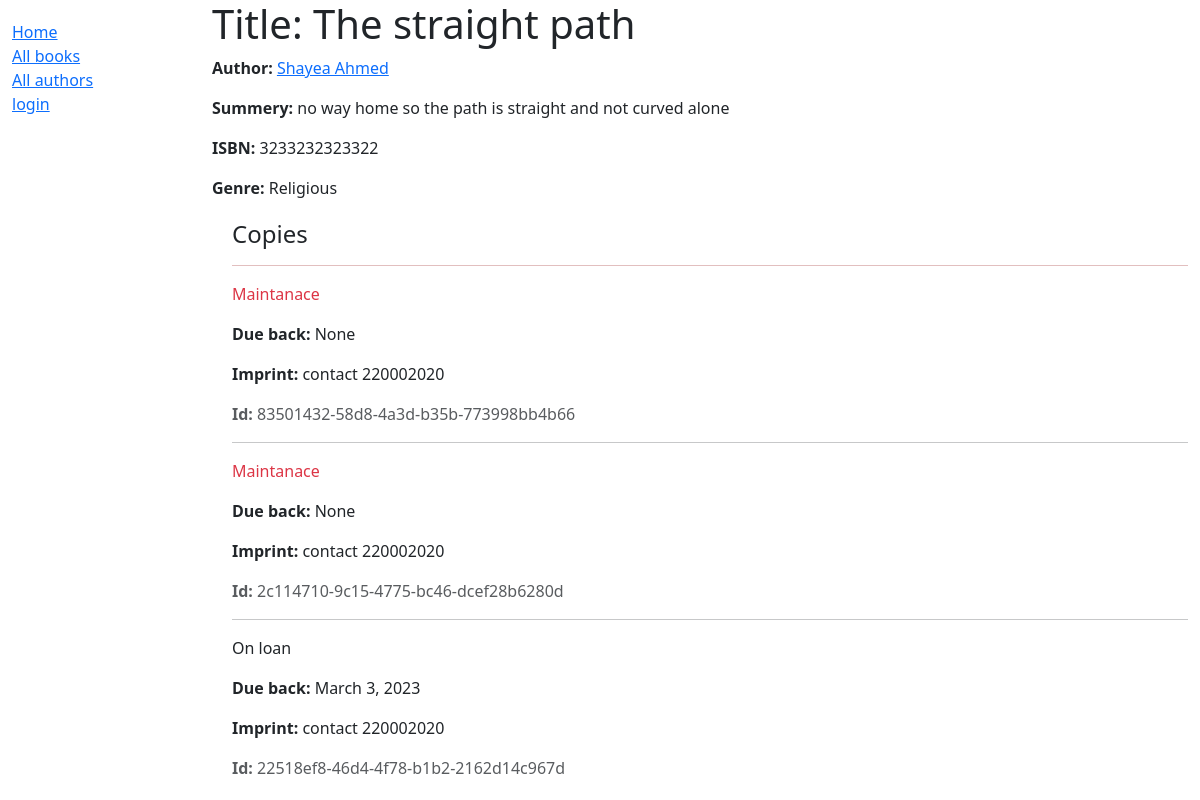
The app's page /catalog/book/1, older data.
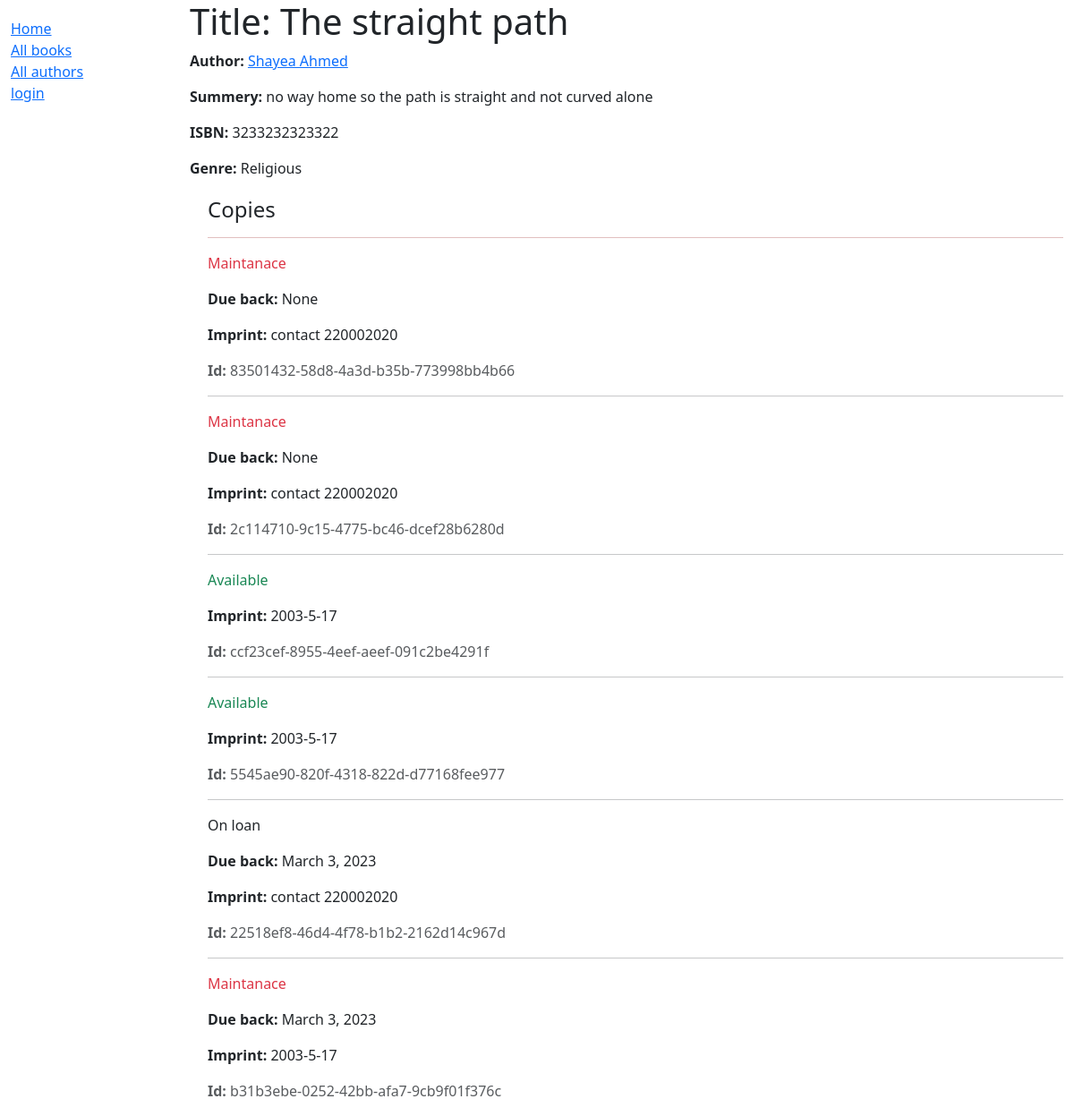
The same page, newer data.
### catalog/models.py (models this page shows, shortened)
class Book(models.Model):
    title = models.CharField(max_length=200)
    author = models.ForeignKey("Author", on_delete=models.SET_NULL, null=True)
    summery = models.TextField(
        max_length=1000, help_text="Enter a brief description about the book"
    )
    isbn = models.CharField(
        "ISBN",
        max_length=13,
        help_text='ISBN 13 character <a href="https://www.isbn-international.org/content/what-isbn">ISBN number</a>',
    )
    genre = models.ManyToManyField(Genre, help_text="Select genre for this book")
    language = models.ForeignKey("Language", on_delete=models.SET_NULL, null=True)
    def display_genre(self):
        """ create a string representing the first three genre if any"""
        return ", ".join(genre.name for genre in self.genre.all()[:3])
    display_genre.short_description = "Genre"

class Author(models.Model):
    first_name = models.CharField(max_length=100)
    last_name = models.CharField(max_length=100)
    date_of_birth = models.DateField(null=True, blank=True)
    date_of_death = models.DateField("Died", null=True, blank=True)
    class Meta:
        ordering = ["last_name", "first_name"]
    def __str__(self):
        return f"{self.last_name} {self.first_name}"
    def get_absolute_url(self):
        return reverse("author-detail", args=[str(self.id)])

class Genre(models.Model):
    name = models.CharField(
        max_length=200, help_text="Enter book genre (e.g Science Fiction)"
    )
    def __str__(self):
        return self.name

class BookInstance(models.Model):
    id = models.UUIDField(
        primary_key=True, default=uuid.uuid4, help_text="unique id represent each copy"
    )
    book = models.ForeignKey(Book, on_delete=models.RESTRICT, null=True)
    imprint = models.CharField(max_length=200)
    due_back = models.DateField(null=True, blank=True)
    LOAN_STATUS = (
        ("m", "Maintanace"),
        ("o", "On loan"),
        ("a", "Available"),
        ("r", "Reserved"),
    )
    status = models.CharField(
        max_length=1,
        default="m",
        choices=LOAN_STATUS,
        blank=True,
        help_text="book availability",
    )
    class Meta:
        ordering = ["due_back"]

### catalog/views.py (the view)
# urls.py: path("book/<int:pk>", views.BookDetailView.as_view(), name="book-detail"),
class BookDetailView(generic.DetailView):
    model = Book
    paginate_by = 3

### catalog/templates/catalog/book_detail.html (shortened to what this page needs)
{% extends 'catalog/layout.html' %}
{% block content %}
	<h1>Title: {{ book.title }}</h1>
	<p><strong> Author: </strong><a href="{{ book.author.get_absolute_url }}">{{ book.author }}</a></p>
	<p><strong> Summery:  </strong>{{ book.summery }} </p>
	<p><strong> ISBN: </strong> {{ book.isbn }} </p>
	<p><strong> Genre: </strong> {{ book.genre.all|join:", " }} </p>
	<div style="margin-left: 20px; margin-top:20px">
		<h4> Copies </h4>
		<hr style="height: 1.3px; background-color:darkred; border: none;">
		{% for copy in book.bookinstance_set.all %}
			<p class="{% if copy.status == 'a' %}text-success{% elif copy.status == 'm' %}text-danger{% endif %}">
				{{ copy.get_status_display }}
			</p>
			{% if copy.status != 'a' %}
				<p><strong>Due back: </strong>{{ copy.due_back }}</p>
			{% endif %}
			<p><strong>Imprint: </strong>{{ copy.imprint }}</p>
			<p class="text-muted"><strong>Id: </strong>{{ copy.id }} </p>
			{% if not forloop.last %}
				<hr>
			{% endif %}
		{% endfor %}
	</div>
{% endblock %}

### catalog/templates/catalog/layout.html (shortened to what this page needs)
{% load static %}
<!DOCTYPE html>
<html lang="en">
<head>
  <link rel="stylesheet" href="{% static 'catalog/CSS/style.css' %}">
  <link href="https://cdn.jsdelivr.net/npm/bootstrap@5.3.0-alpha1/dist/css/bootstrap.min.css" rel="stylesheet">
  {% load static %}
  <link rel="stylesheet" href="{% static '/catalog/CSS/style.css' %}">
</head>
<body>
  <div class="container-fluid">
    <div class="row">
      <div class="col-sm-2">
      {% block sidebar %}
        <ul class="sidebar-nav">
          <li><a href="{% url 'index' %}">Home</a></li>
	  <li><a href="{% url 'book' %}">All books</a></li>
	  <li><a href="{% url 'author' %}">All authors</a></li>
	{% if user.is_authenticated %}
		<li><strong>User: </strong> {{ user.get_username }}</li>
		<li><a href="{% url 'logout' %}?next={{ request.path }}">logout</a></li>
	{% else %}
		  <li><a href="{% url 'login' %}?next={{ request.path }}">login</a></li>
	{% endif %}
        </ul>
     {% endblock %}
      </div>
      <div class="col-sm-10 ">{% block content %}{% endblock %}</div>
    </div>
  </div>
</body>
</html>

### catalog/static/catalog/CSS/style.css (style rules this page uses)
.sidebar-nav { margin-top: 20px; padding: 0; list-style: none; }

Row changes from the older to the newer data that the page shows:
added BookInstance: status "Available", imprint "2003-5-17", id "ccf23cef-8955-4eef-aeef-091c2be4291f"
added BookInstance: status "Available", imprint "2003-5-17", id "5545ae90-820f-4318-822d-d77168fee977"
added BookInstance: status "Maintanace", due_back "March 3, 2023", imprint "2003-5-17", id "b31b3ebe-0252-42bb-afa7-9cb9f01f376c"
